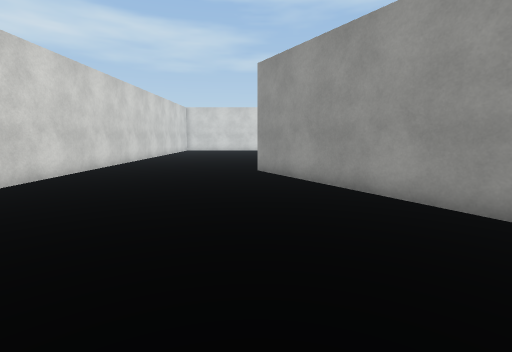
[1] (above)

20 first-person views from a walk through a 3-D level made in the Unity game engine. The camera is 1.3 m above the floor, tilts 8° down and sees 85° across. The floor is counted in squares, 1 m on a side. Each view is taken from the middle of a square. On the plan, view 1 faces up. The plan holds only what a view shows up to about 13 squares ahead; the rest is blank. The place goes on beyond the plan. Surface patterns are stand-ins for the level's own textures.

[2]
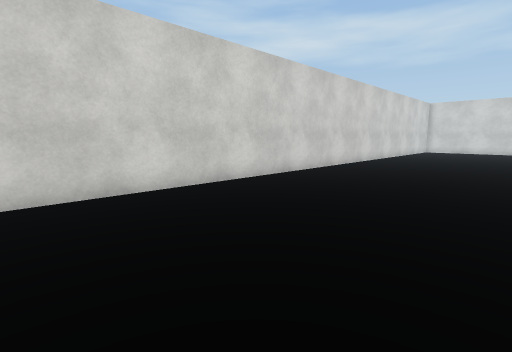

[3]
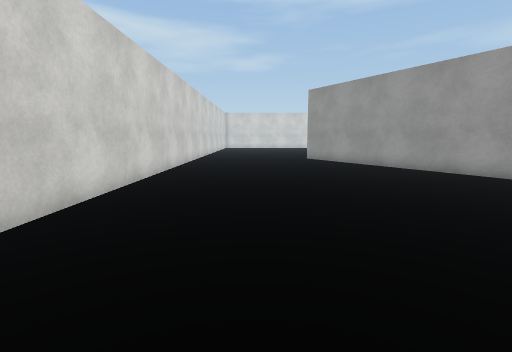

[4]
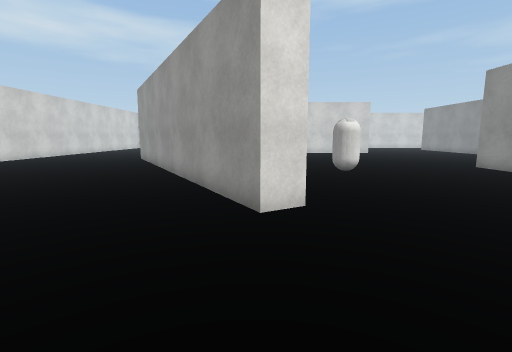

[5]
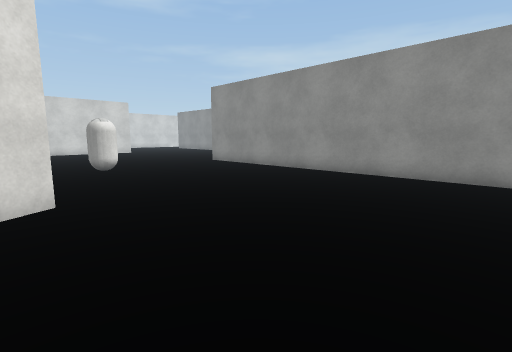

[6]
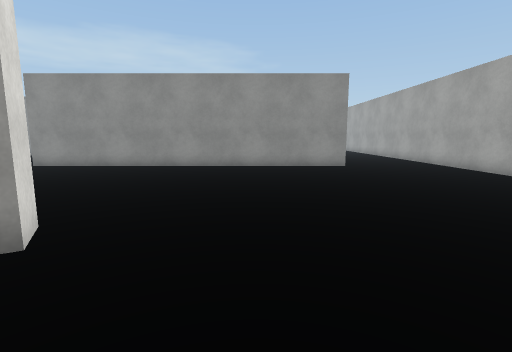

[7]
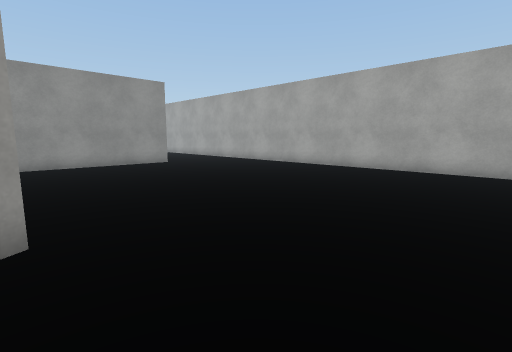

[8]
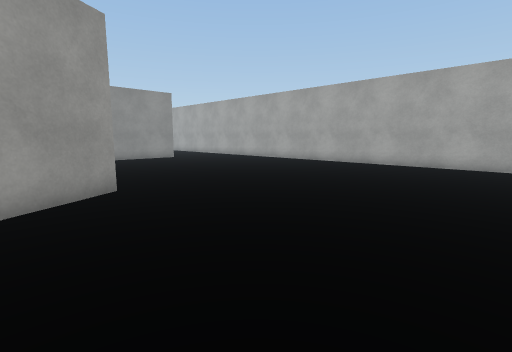

[9]
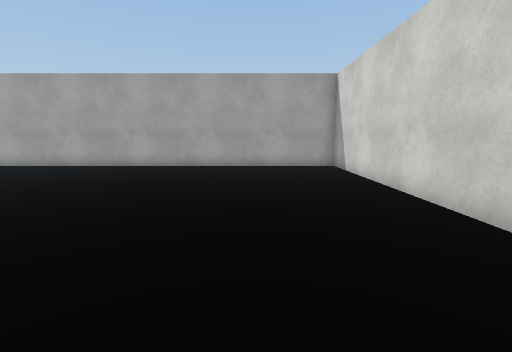

[10]
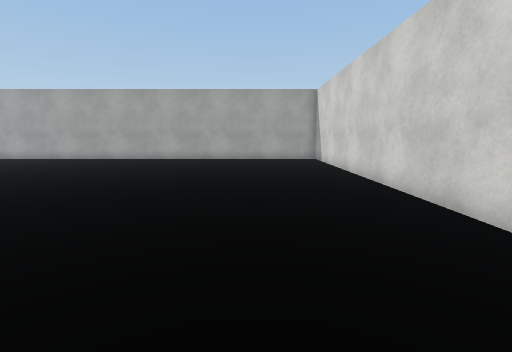

[11]
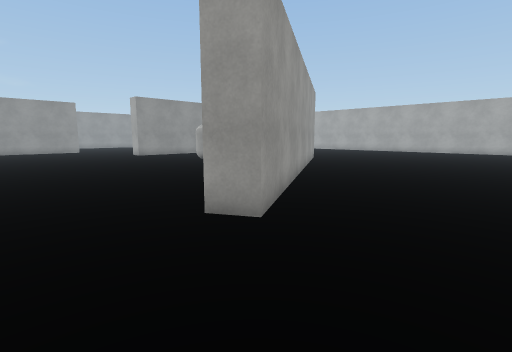

[12]
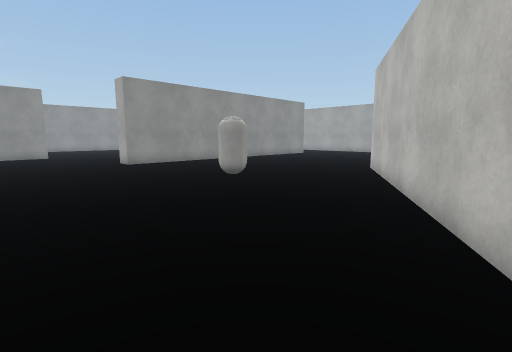

[13]
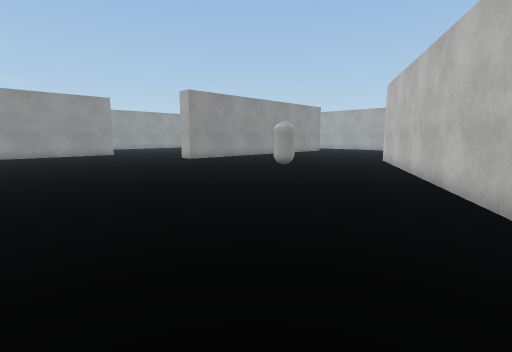

[14]
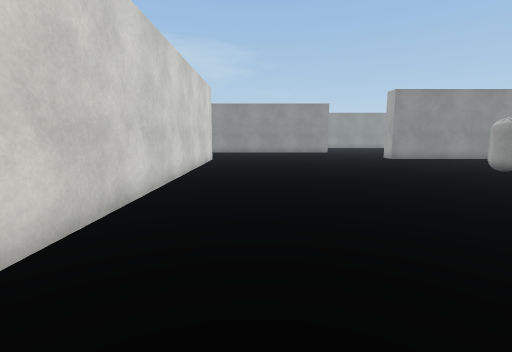

[15]
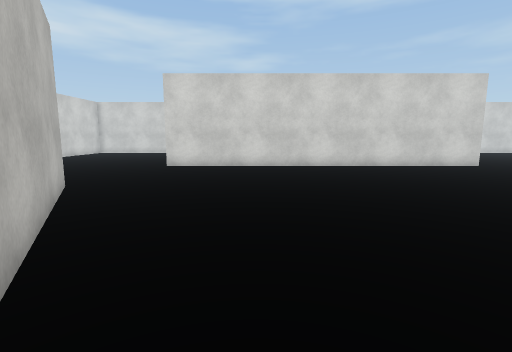

[16]
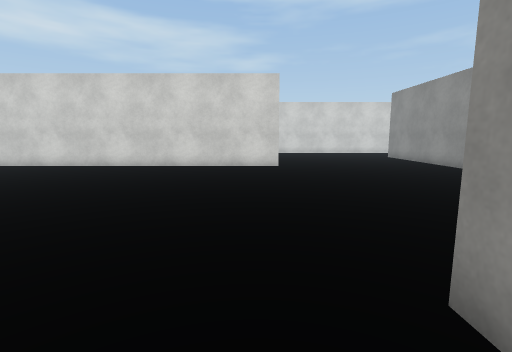

[17]
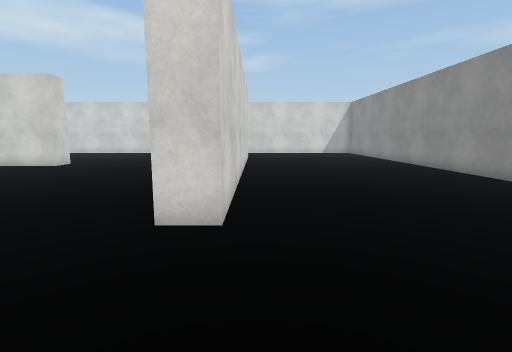

[18]
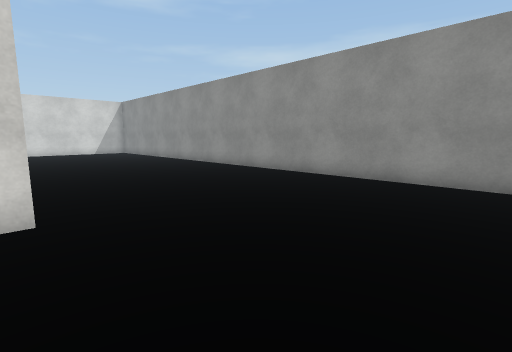

[19]
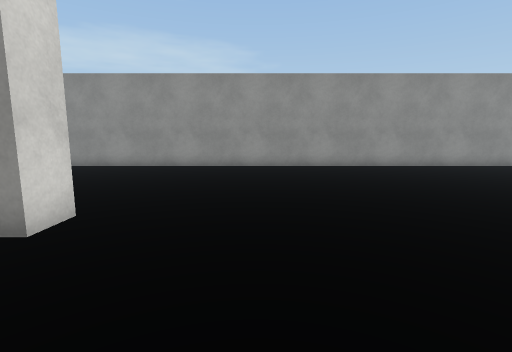

[20]
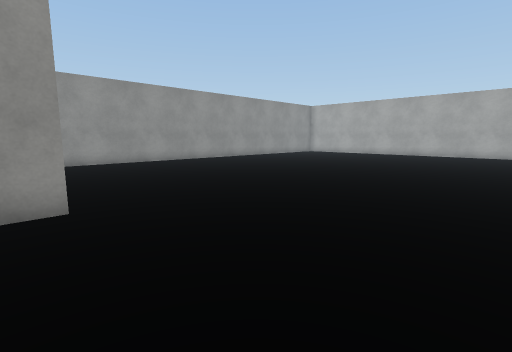

### Floor plan
Points are (right, up) in squares from view 1. A wall is a line through its corners. A room is listed if a view was taken in it or the views show most of it. See-through windows are left out.
Room 1 (views 1, 2, 3, 4, 5, 6, 7, 8, 9, 10, 11, 12, 13, 14, 15, 16, 17, 18, 19, 20)
walls: (7.9, -0.8) (7.1, -1.3) (0.1, 10.8) (0.9, 11.3) (7.9, -0.8); (16.5, -8.1) (16.5, 6); (13.2, -12.5) (17.2, -12.5); (16, 17.1) (16, 16.5) (2, 16.5); (23.5, 15.4) (23.5, 17.3); (24.5, 17.1) (24.5, 8) (23.5, 8) (23.5, 8.9); (32.5, -6.5) (32.5, 17.1); (-6.5, 13.2) (-6.5, -12.5) (10.1, -12.5)
objects: other object (10, 4) to (11, 5)

Positions as (right, up) in squares from view 1, and headings:
1: (0, 0), facing up
2: (0, 0), facing up-left
3: (-3, -6), facing up
4: (7, -6), facing up
5: (7, -7), facing up-right
6: (4, -4), facing right
7: (3, -1), facing down-right
8: (0, 1), facing down-right
9: (-3, 0), facing down
10: (-3, 4), facing down
11: (-3, 14), facing down-right
12: (3, 11), facing down-right
13: (2, 15), facing down-right
14: (0, 14), facing right
15: (6, 4), facing up
16: (15, 4), facing up
17: (25, 4), facing up
18: (24, 3), facing up-right
19: (20, 5), facing right
20: (18, 9), facing down-right
